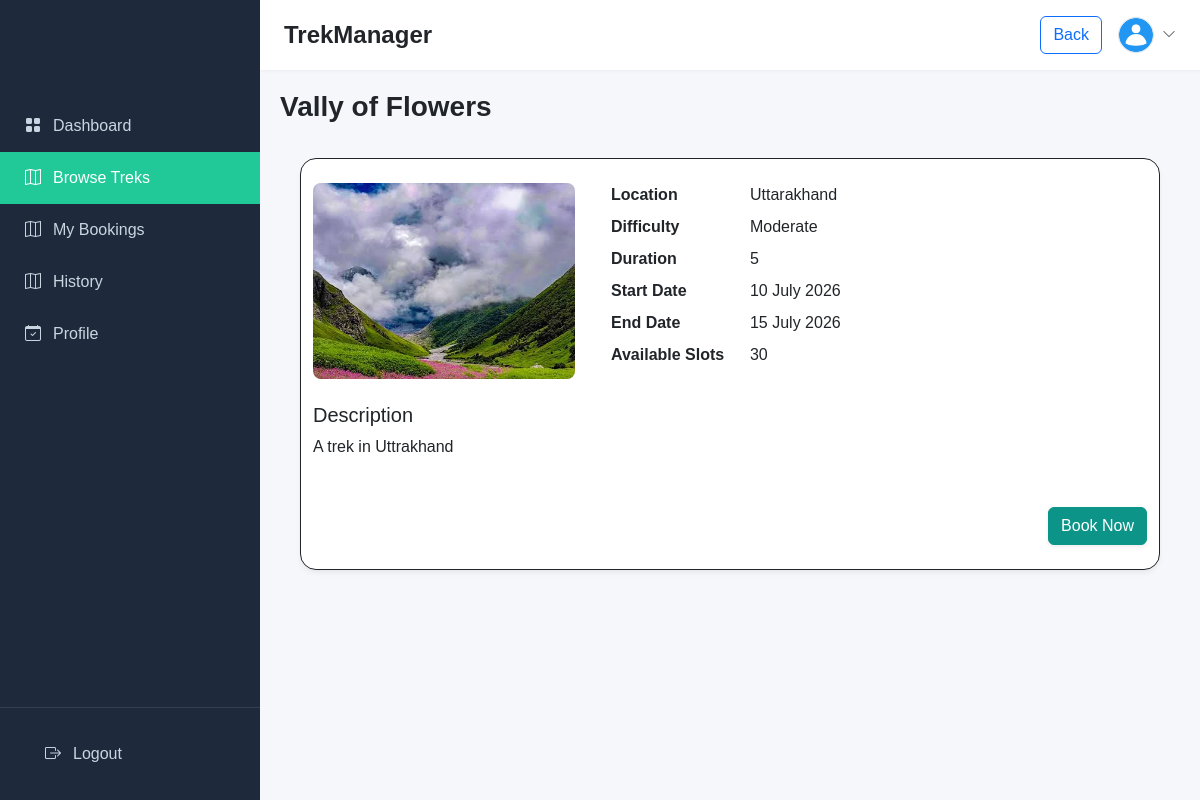
Page /trekker/2/view_trek/2 on the earlier database version.
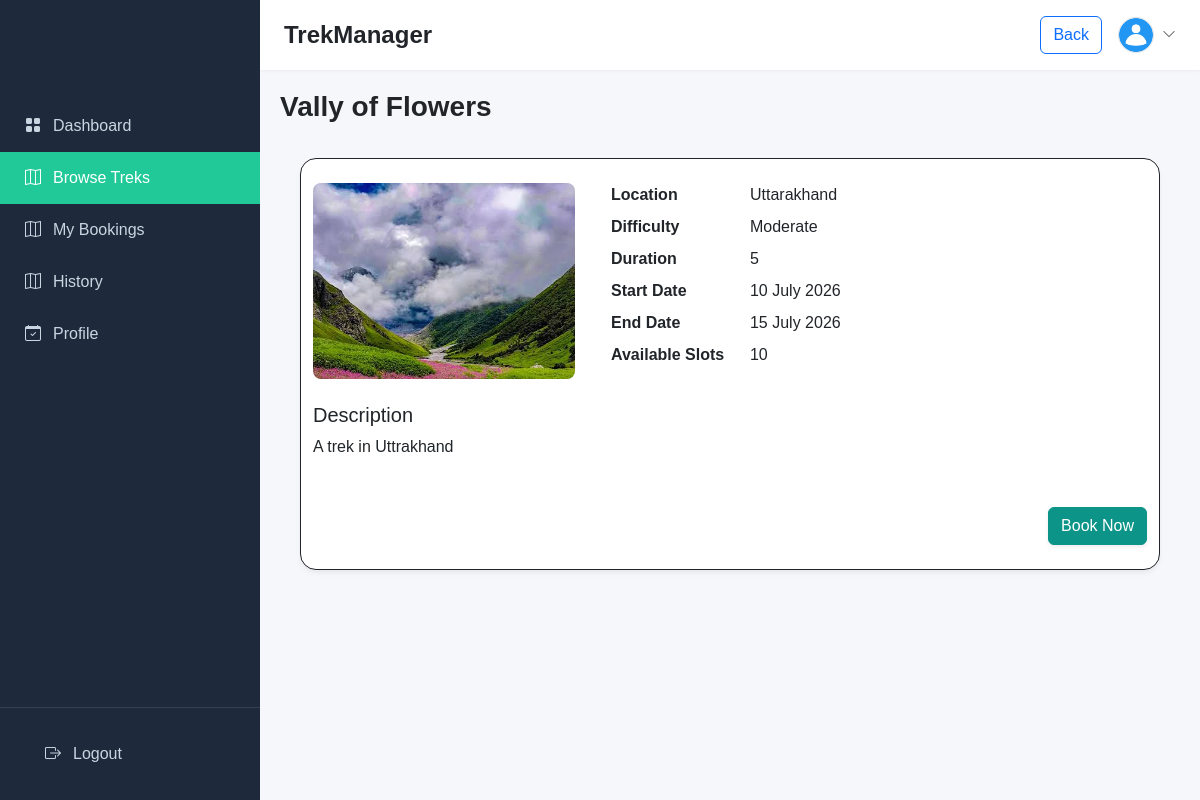
Same page on the later database version.
### application/models.py (models this page shows)
class Trek(db.Model):
    __tablename__ = "treks"
    id = db.Column(db.Integer, primary_key=True)
    trekname = db.Column(db.String(), nullable = False)
    location = db.Column(db.String(), nullable = False)
    difficulty = db.Column(db.String(), nullable = False, default = 'Moderate')
    duration = db.Column(db.String(), nullable = False)
    slots = db.Column(db.Integer(), nullable = False)
    status = db.Column(db.String(), default = 'pending') #Pending, Approved, Open, Full, Closed, Completed
    start_date = db.Column(db.DateTime(), nullable = False)
    end_date = db.Column(db.DateTime(), nullable = False)
    description = db.Column(db.Text(), nullable = False)
    sname = db.Column(db.String(), nullable = False)
    staff_id = db.Column(db.Integer, db.ForeignKey('staff_profile.id'))
    bookings = db.relationship('Booking', backref='trek', lazy=True, cascade='all, delete-orphan')

### application/auth.py (the view)
@auth_bp.route('/trekker/<int:trekker_id>/view_trek/<int:trek_id>')
def view_trek(trekker_id, trek_id):
    trekker_profile = Trekker.query.get(trekker_id)
    trek = Trek.query.get(trek_id)
    if not trekker_profile or not trek:
        return redirect(url_for('auth.login'))
    return render_template('templates/user/user_trek.html', trekker_profile=trekker_profile, trek=trek)

### application/auth.py (called while the page is built)
def format_date(value):
    if value:
        return value.strftime("%d %B %Y")
    return ""

### templates/user/user_trek.html (shortened to what the changed rows need)
<!DOCTYPE html>
<html lang="en">
<head>
    <link href="https://cdn.jsdelivr.net/npm/bootstrap@5.3.3/dist/css/bootstrap.min.css" rel="stylesheet">
    <link href="https://cdn.jsdelivr.net/npm/bootstrap-icons@1.11.3/font/bootstrap-icons.css" rel="stylesheet">
    <link rel="stylesheet" href="/static/style.css">
</head>
<body>
<div class="wrapper">
    <main class="main-content">
        <header class="top-navbar">
            <div class="d-flex align-items-center gap-2">
                <h1 class="h4 mb-0 fw-bold d-none d-sm-block">TrekManager</h1>
            </div>
        </header>
        <div class="content-body">
            <div class="main-table">
            <div class="container py-4" style="max-width: 1140px;">
                <div class="row g-4 md-g-5 align-items-start mb-4">
                    <div class="col-md-7 col-lg-6 ps-md-4">
                        <div class="row mb-2">
                            <div class="col-5 fw-bold col-sm-4 info-label">Location</div>
                            <div class="col-7 col-sm-8 info-value">{{ trek.location }}</div>
                        </div>
                        <div class="row mb-2">
                            <div class="col-5 fw-bold col-sm-4 info-label">Difficulty</div>
                            <div class="col-7 col-sm-8 info-value">{{ trek.difficulty }}</div>
                        </div>
                        <div class="row mb-2">
                            <div class="col-5 fw-bold col-sm-4 info-label">Duration</div>
                            <div class="col-7 col-sm-8 info-value">{{ trek.duration }}</div>
                        </div>
                        <div class="row mb-2">
                            <div class="col-5 fw-bold col-sm-4 info-label">Start Date</div>
                            <div class="col-7 col-sm-8 info-value">{{ trek.start_date|date }}</div>
                        </div>
                        <div class="row mb-2">
                            <div class="col-5 fw-bold col-sm-4 info-label">End Date</div>
                            <div class="col-7 col-sm-8 info-value">{{ trek.end_date|date }}</div>
                        </div>
                        <div class="row mb-2">
                            <div class="col-5 fw-bold col-sm-4 info-label">Available Slots</div>
                            <div class="col-7 col-sm-8 info-value">{{ trek.slots }}</div>
                        </div>
                    </div>
                </div>
                <div class="row mb-5">
                    <div class="col-12">
                        <h5 class="description-title mb-2">Description</h5>
                        <p class="description-text m-0">
                            {{ trek.description}}
                        </p>
                    </div>
                </div>
        </div>
    </main>
</body>
</html>

Differences in the rows shown:
changed Trek "Uttarakhand": slots "30" → "10"
